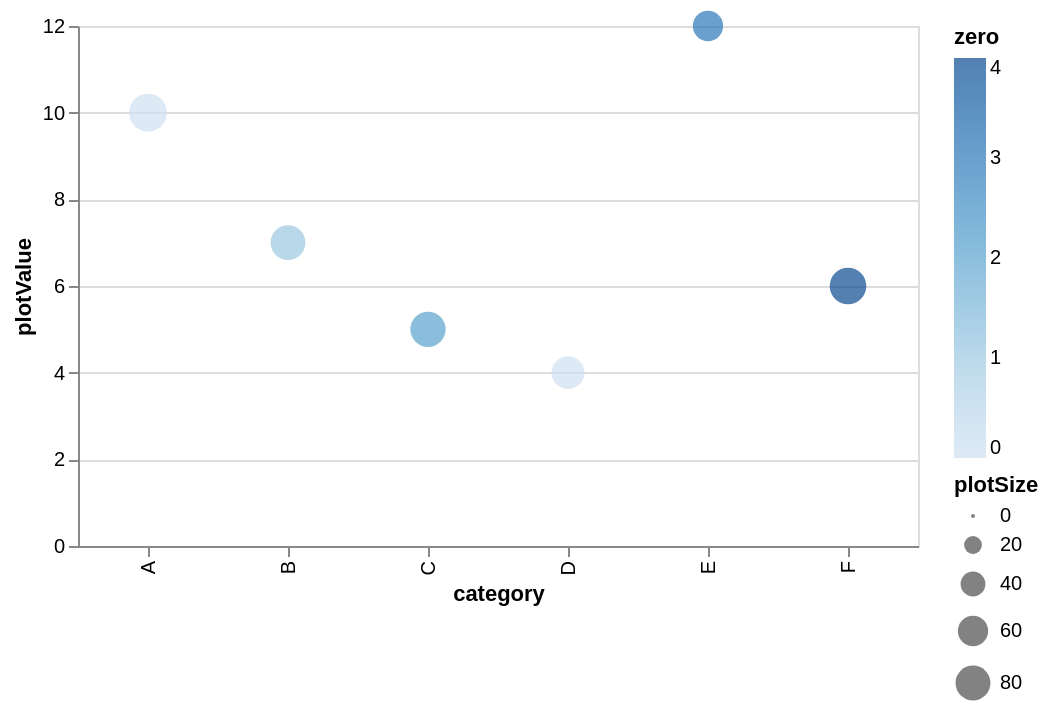

Write a Vega-Lite specification for this figure.
### Vega-Lite specification from a JSON file in a GitHub repository (floating-point values rounded to 4 significant figures)
{"$schema": "https://vega.github.io/schema/vega-lite/v6.json", "description": "A scatterplot with fields that are conditionally omitted from generated tooltips.", "width": 420, "height": 260, "data": {"values": [{"category": "A", "plotValue": 10, "plotSize": 95, "value": 10, "zero": 0, "score": 95, "status": "zero hidden", "__internal_key": "hidden-a"}, {"category": "B", "plotValue": 7, "plotSize": 80, "value": 7, "zero": 1, "score": 0, "status": "score hidden", "__internal_key": "hidden-b"}, {"category": "C", "plotValue": 5, "plotSize": 82, "value": null, "zero": 2, "score": 82, "status": "value hidden", "__internal_key": "hidden-c"}, {"category": "D", "plotValue": 4, "plotSize": 71, "value": 4, "zero": 0, "score": 71, "status": "zero hidden", "__internal_key": "hidden-d"}, {"category": "E", "plotValue": 12, "plotSize": 60, "value": 12, "zero": 3, "score": null, "status": "score hidden", "__internal_key": "hidden-e"}, {"category": "F", "plotValue": 6, "plotSize": 88, "value": 6, "zero": 4, "score": 88, "status": "all visible", "__internal_key": "hidden-f"}]}, "mark": {"type": "circle", "tooltip": true}, "encoding": {"x": {"field": "category", "type": "nominal"}, "y": {"field": "plotValue", "type": "quantitative"}, "size": {"field": "plotSize", "type": "quantitative"}, "color": {"field": "zero", "type": "quantitative"}, "tooltip": [{"field": "category", "type": "nominal"}, {"field": "value", "type": "quantitative", "tooltip": {"filter": "valid"}}, {"field": "zero", "type": "quantitative", "tooltip": {"filter": {"operator": "!=", "value": 0}}}, {"field": "score", "type": "quantitative", "tooltip": {"filter": {"operator": ">", "value": 0}}}, {"field": "status", "type": "nominal"}, {"field": "__internal_key", "type": "nominal", "tooltip": false}]}}
